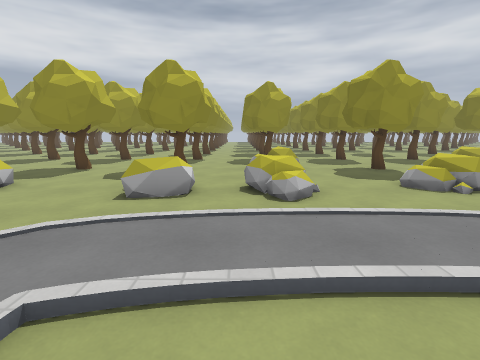
View 1 (above)

24 first-person views from a walk through a 3-D level made in the Godot game engine. The camera is 1.4 m above the floor, tilts 10° down and sees 85° across. The floor is counted in squares, 1 m on a side. Each view is taken from the middle of a square. On the plan, view 1 faces up. The plan holds only what a view shows up to about 13 squares ahead; the rest is blank. The place goes on beyond the plan. Some surface patterns are stand-ins.

View 2
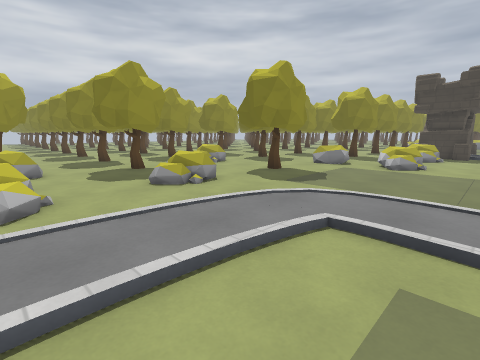

View 3
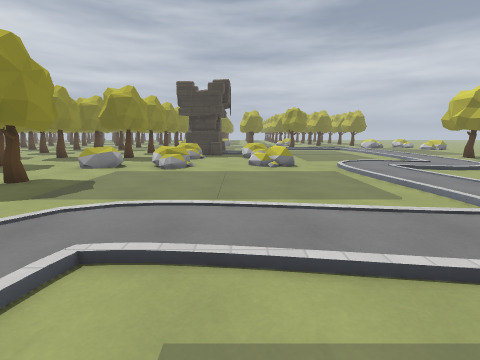

View 4
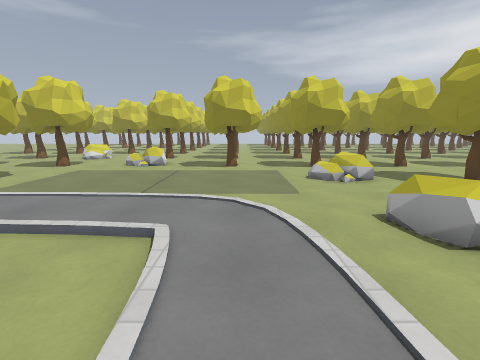

View 5
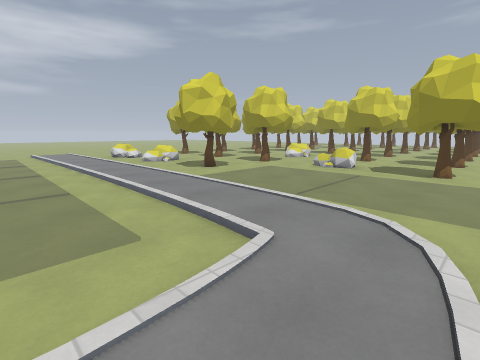

View 6
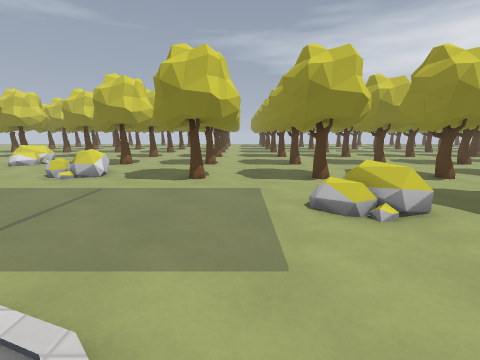

View 7
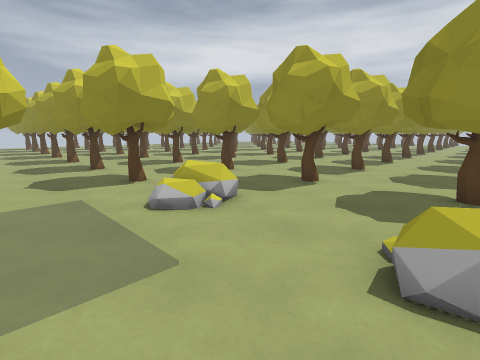

View 8
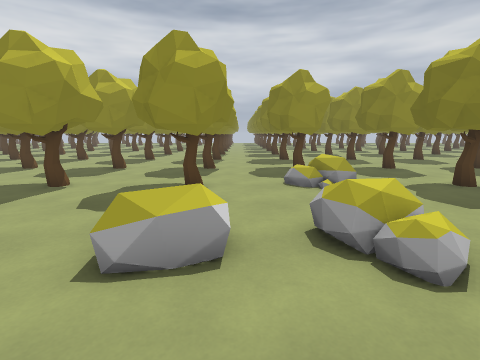

View 9
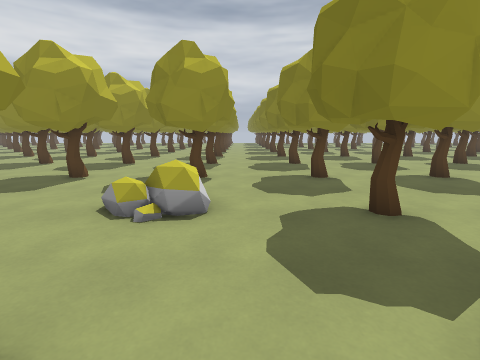

View 10
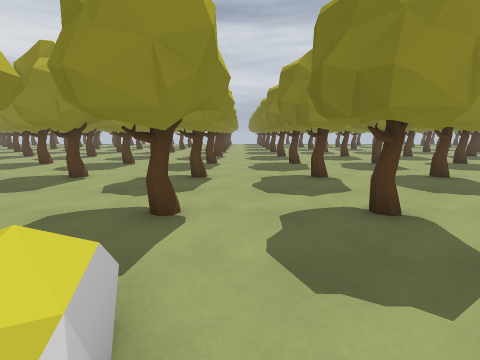

View 11
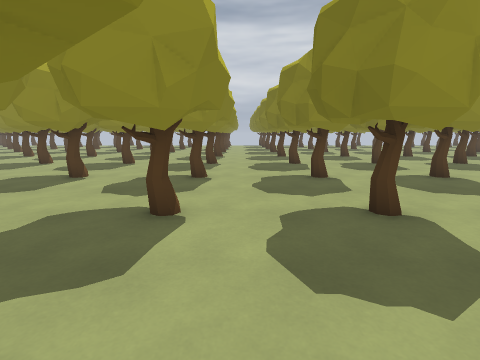

View 12
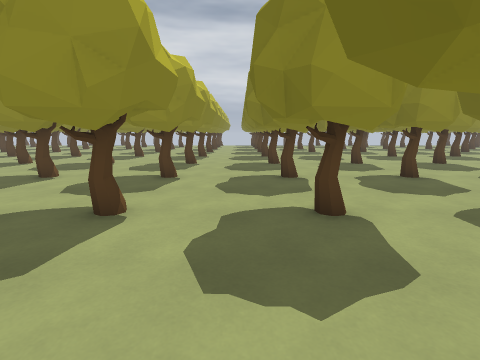

View 13
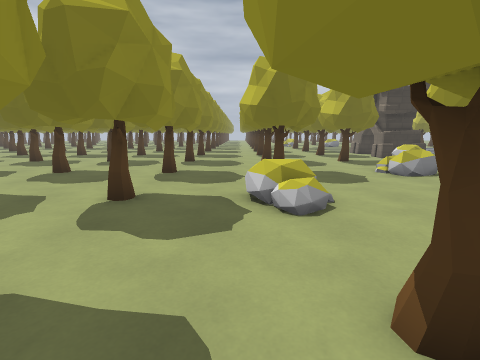

View 14
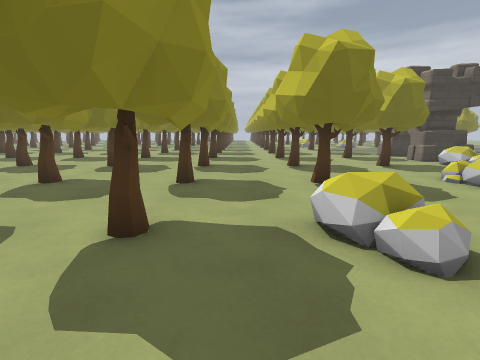

View 15
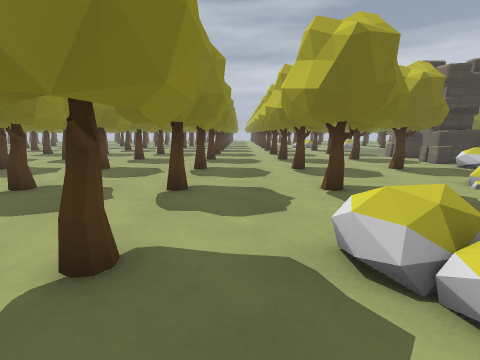

View 16
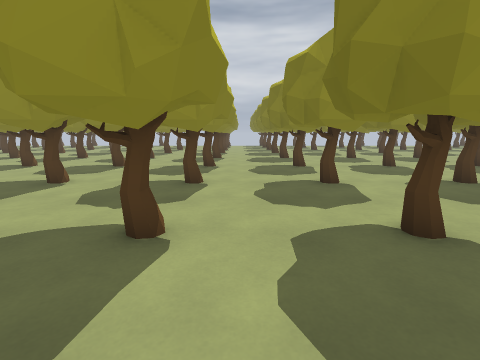

View 17
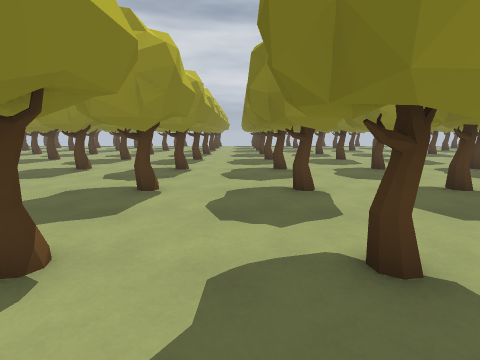

View 18
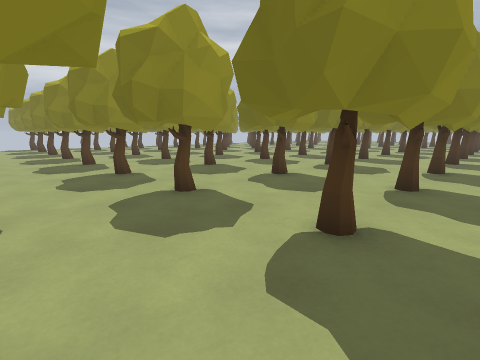

View 19
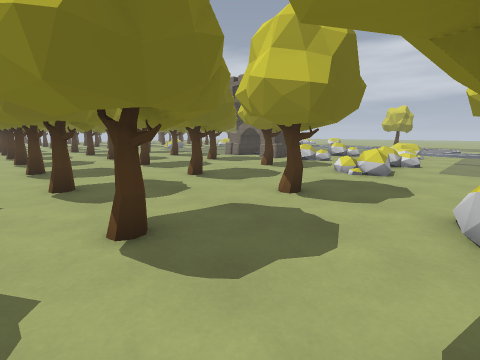

View 20
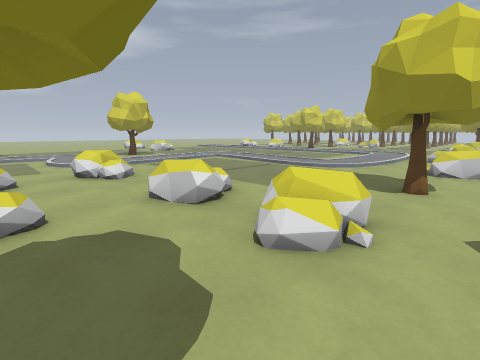

View 21
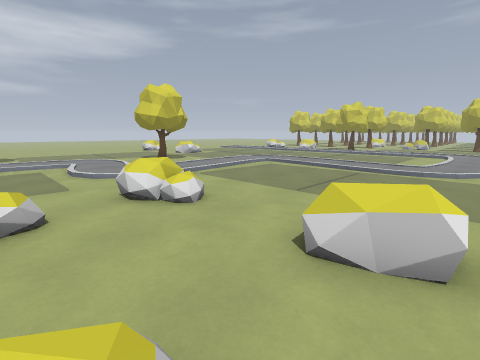

View 22
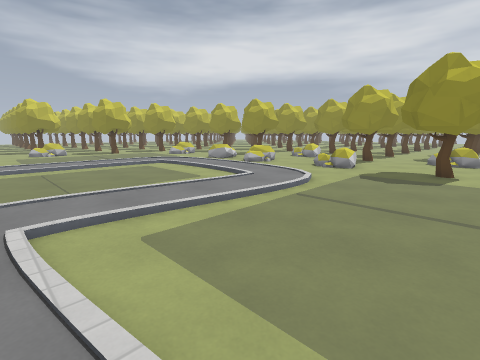

View 23
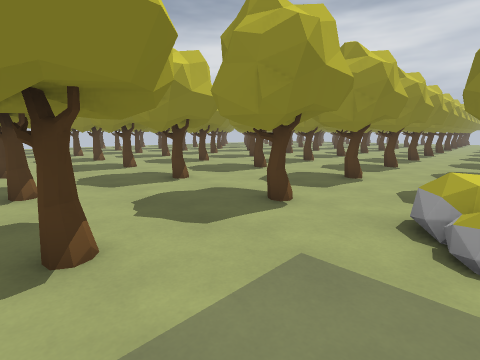

View 24
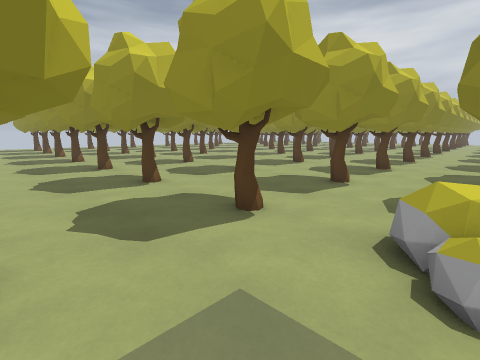

### Floor plan
Key: @ floor where view 1 was taken; # wall or solid block; . floor; / step, stairs or slope; = window, fence, low wall or low ledge; ^ raised ledge.
Columns run from 23 left of view 1 to 17 right of it. Each row starts with its distance up from view 1.
 26                 ##..##..##..##..##..##..#
 25                 .........................
 24                  ........................
 23                .##..##..##..##..##..##..#
 22                .##..##..##..##..##..##..#
 21                 .........................
 20                ..........................
 19               ..##..##..##..##..##..##..#
 18              #..##..##..##..##..##..##..#
 17             .............................
 16            ..............................
 15         ##..##..##..##..##..##..##..##..#
 14         ##..##..##..##..##..##..##..##..#
 13         .................................
 12         .................=.......=.......
 11       ..##..##..##..##..=^..##..=^..##..#
 10      #..##..##..##..##......##......##..#
  9      ................ ...................
  8    .................. .......=...........
  7   .. #.. #..##.=^....=.=^...=^..##......#
  6  #..##..##..##..=....^=.=.......##..^=..#
  5 ....................................=....
  4 .....................//....//........=...
  3      #..##..##....../...............=^..=
  2      #..##..##...../..//////../..........
  1         .........../........../..........
  0         ..........././.@....../..........
 -1         ##.=^.....././...............=..=
 -2          #  =.....././...............^=.
 -3            .......././...../............
 -4           ........././...../......///...
 -5           ..##..##././...../........./..

Positions as (right, up) in squares from view 1, and headings:
1: (0, 0), facing up
2: (1, 0), facing up-right
3: (2, 0), facing right
4: (2, 3), facing left
5: (1, 4), facing down-left
6: (-2, 4), facing left
7: (-2, 3), facing up-left
8: (-1, 3), facing up
9: (3, 6), facing up
10: (3, 10), facing up
11: (3, 14), facing up
12: (4, 14), facing up
13: (4, 12), facing right
14: (6, 13), facing right
15: (7, 13), facing right
16: (7, 15), facing up
17: (8, 16), facing up
18: (10, 17), facing up-right
19: (10, 16), facing down-right
20: (17, 8), facing down-left
21: (17, 4), facing down-left
22: (11, -5), facing up-left
23: (-7, 2), facing up-left
24: (-7, 3), facing up-left
